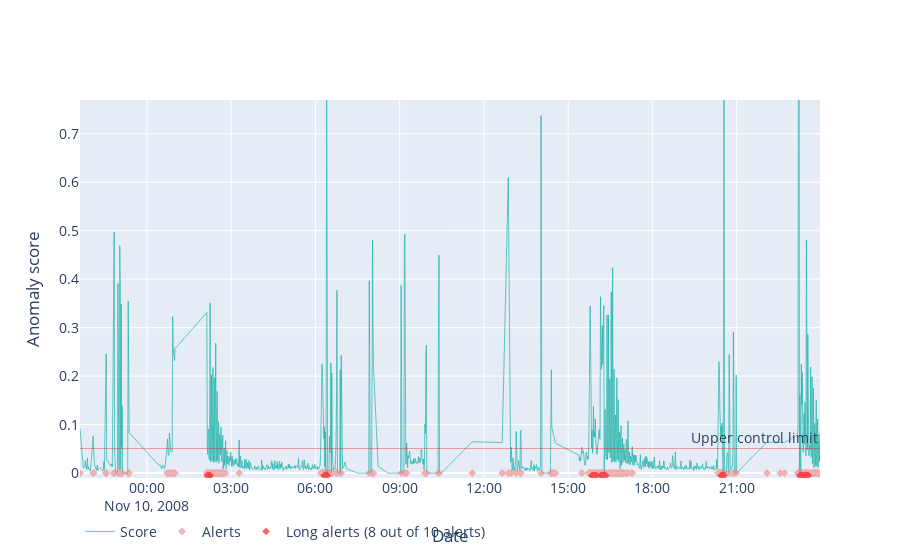

Notebook code for this chart:
### Code cell
# USE_WORDS_TFIDF = True
# USE_LOGS_TFIDF = False
visual_mean_dist_to_nbrs(log_analysis.mean_distances, treshold_score=treshold_score*0.22, window_width=10, min_condition=8, return_fig=False)

### Figure 1 — Plotly figure (JSON) as saved in the notebook; plotly's stock layout.template omitted (floating-point values rounded to 4 significant figures; data arrays with more than 128 entries replaced by an {"elided": "..."} marker saying what was removed)
{"data": [{"line": {"color": "lightseagreen", "width": 1}, "mode": "lines", "name": "Score", "opacity": 0.7, "type": "scatter", "x": {"elided": "1020 str values"}, "y": {"elided": "1020 float values"}}, {"line": {"color": "lightcoral"}, "marker": {"symbol": "diamond"}, "mode": "markers", "name": "Alerts", "opacity": 0.6, "showlegend": true, "type": "scatter", "x": {"elided": "215 str values"}, "y": {"elided": "215 int values"}}, {"line": {"color": "red"}, "marker": {"symbol": "diamond"}, "mode": "markers", "name": "Long alerts (8 out of 10 alerts)", "opacity": 0.6, "showlegend": true, "type": "scatter", "x": ["2008-11-10T02:09:00", "2008-11-10T02:10:00", "2008-11-10T02:11:00", "2008-11-10T02:12:00", "2008-11-10T02:13:00", "2008-11-10T02:14:00", "2008-11-10T02:15:00", "2008-11-10T06:19:00", "2008-11-10T06:20:00", "2008-11-10T06:21:00", "2008-11-10T06:22:00", "2008-11-10T06:23:00", "2008-11-10T06:24:00", "2008-11-10T06:25:00", "2008-11-10T15:51:00", "2008-11-10T15:52:00", "2008-11-10T15:53:00", "2008-11-10T15:54:00", "2008-11-10T15:55:00", "2008-11-10T15:56:00", "2008-11-10T15:57:00", "2008-11-10T15:58:00", "2008-11-10T15:59:00", "2008-11-10T16:00:00", "2008-11-10T16:10:00", "2008-11-10T16:11:00", "2008-11-10T16:12:00", "2008-11-10T16:13:00", "2008-11-10T16:14:00", "2008-11-10T16:16:00", "2008-11-10T16:17:00", "2008-11-10T16:19:00", "2008-11-10T16:20:00", "2008-11-10T20:27:00", "2008-11-10T20:28:00", "2008-11-10T20:29:00", "2008-11-10T20:30:00", "2008-11-10T20:31:00", "2008-11-10T20:32:00", "2008-11-10T20:33:00", "2008-11-10T23:15:00", "2008-11-10T23:18:00", "2008-11-10T23:19:00", "2008-11-10T23:20:00", "2008-11-10T23:21:00", "2008-11-10T23:25:00", "2008-11-10T23:26:00", "2008-11-10T23:27:00", "2008-11-10T23:28:00", "2008-11-10T23:29:00", "2008-11-10T23:30:00", "2008-11-10T23:32:00", "2008-11-10T23:33:00"], "y": [-0.005068, -0.005068, -0.005068, -0.005068, -0.005068, -0.005068, -0.005068, -0.005068, -0.005068, -0.005068, -0.005068, -0.005068, -0.005068, -0.005068, -0.005068, -0.005068, -0.005068, -0.005068, -0.005068, -0.005068, -0.005068, -0.005068, -0.005068, -0.005068, -0.005068, -0.005068, -0.005068, -0.005068, -0.005068, -0.005068, -0.005068, -0.005068, -0.005068, -0.005068, -0.005068, -0.005068, -0.005068, -0.005068, -0.005068, -0.005068, -0.005068, -0.005068, -0.005068, -0.005068, -0.005068, -0.005068, -0.005068, -0.005068, -0.005068, -0.005068, -0.005068, -0.005068, -0.005068]}], "layout": {"annotations": [{"showarrow": false, "text": "Upper control limit", "x": 1, "xanchor": "right", "xref": "x domain", "y": 0.05068, "yanchor": "bottom", "yref": "y"}], "font": {"size": 14}, "legend": {"orientation": "h"}, "shapes": [{"line": {"color": "red", "width": 0.6}, "opacity": 0.6, "type": "line", "x0": 0, "x1": 1, "xref": "x domain", "y0": 0.05068, "y1": 0.05068, "yref": "y"}], "xaxis": {"constrain": "domain", "range": ["2008-11-09T21:37:00", "2008-11-10T23:58:00"], "title": {"text": "Date"}}, "yaxis": {"range": [-0.01014, 0.7695], "title": {"text": "Anomaly score"}}}}
